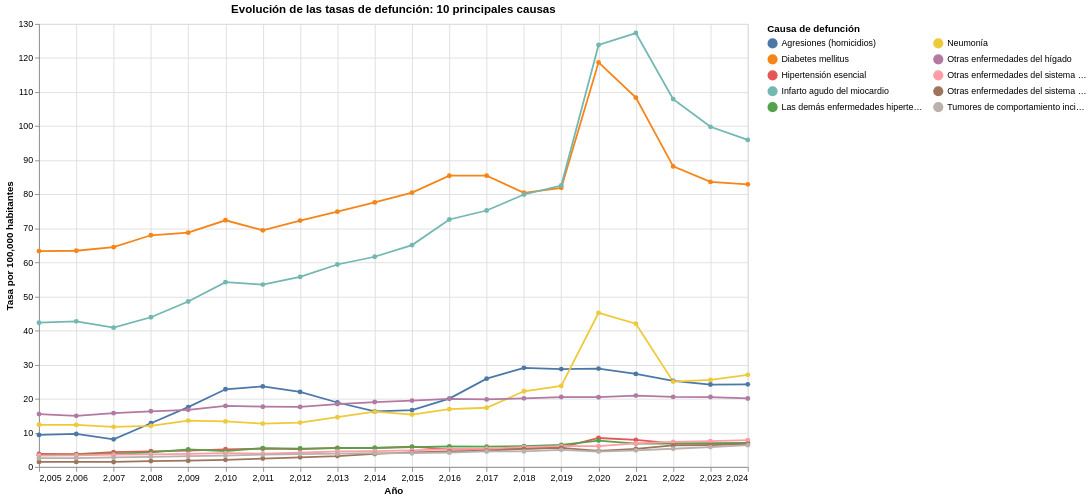

Notebook code for this chart:
### Code cell
series_top_10 = defunciones_total[
    defunciones_total["lista_mex_desc"].isin(top_10_lista_mex_desc)
]

alt.Chart(series_top_10).mark_line(point=True).encode(
    x=alt.X(
        "anio_ocur:Q",
        title="Año",
        scale=alt.Scale(domain=[2005, 2024])
    ),
    y=alt.Y(
        "tasa_100k:Q",
        title="Tasa por 100,000 habitantes"
    ),
    color=alt.Color(
        "lista_mex_desc:N",
        title="Causa de defunción",
        legend=alt.Legend(columns=2)
    ),
    tooltip=[
        alt.Tooltip("anio_ocur:Q", title="Año"),
        alt.Tooltip("lista_mex_desc:N", title="Causa"),
        alt.Tooltip("tasa_100k:Q", title="Tasa", format=".2f")
    ]
).properties(
    width=800,
    height=500,
    title="Evolución de las tasas de defunción: 10 principales causas"
)

### Figure 1 — Vega-Lite specification as saved in the notebook (floating-point values rounded to 4 significant figures; data arrays with more than 128 entries replaced by an {"elided": "..."} marker saying what was removed)
{"config": {"view": {"continuousWidth": 300, "continuousHeight": 300}}, "data": {"name": "data-6e65bdafe2ed0ad3e68657a1680bd9cf"}, "mark": {"type": "line", "point": true}, "encoding": {"color": {"field": "lista_mex_desc", "legend": {"columns": 2}, "title": "Causa de defunción", "type": "nominal"}, "tooltip": [{"field": "anio_ocur", "title": "Año", "type": "quantitative"}, {"field": "lista_mex_desc", "title": "Causa", "type": "nominal"}, {"field": "tasa_100k", "format": ".2f", "title": "Tasa", "type": "quantitative"}], "x": {"field": "anio_ocur", "scale": {"domain": [2005, 2024]}, "title": "Año", "type": "quantitative"}, "y": {"field": "tasa_100k", "title": "Tasa por 100,000 habitantes", "type": "quantitative"}}, "height": 500, "title": "Evolución de las tasas de defunción: 10 principales causas", "width": 800, "$schema": "https://vega.github.io/schema/vega-lite/v5.20.1.json", "datasets": {"data-6e65bdafe2ed0ad3e68657a1680bd9cf": {"elided": "200 records"}}}
